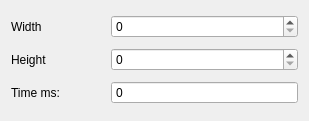
<?xml version="1.0" encoding="UTF-8"?>
<ui version="4.0">
 <class>ScaleImageForm</class>
 <widget class="QWidget" name="ScaleImageForm">
  <property name="geometry">
   <rect>
    <x>0</x>
    <y>0</y>
    <width>309</width>
    <height>121</height>
   </rect>
  </property>
  <property name="windowTitle">
   <string>Form</string>
  </property>
  <layout class="QGridLayout" name="gridLayout" columnstretch="1,2" rowminimumheight="1,1,1">
   <item row="0" column="1">
    <widget class="QSpinBox" name="widthSpinBox">
     <property name="maximum">
      <number>50000</number>
     </property>
    </widget>
   </item>
   <item row="1" column="0">
    <widget class="QLabel" name="label_3">
     <property name="text">
      <string>Height</string>
     </property>
    </widget>
   </item>
   <item row="1" column="1">
    <widget class="QSpinBox" name="heightSpinBox">
     <property name="maximum">
      <number>50000</number>
     </property>
    </widget>
   </item>
   <item row="2" column="0">
    <widget class="QLabel" name="label_6">
     <property name="text">
      <string>Time ms:</string>
     </property>
    </widget>
   </item>
   <item row="2" column="1">
    <widget class="QSpinBox" name="sb_time">
     <property name="readOnly">
      <bool>true</bool>
     </property>
     <property name="buttonSymbols">
      <enum>QAbstractSpinBox::NoButtons</enum>
     </property>
     <property name="maximum">
      <number>99999</number>
     </property>
    </widget>
   </item>
   <item row="0" column="0">
    <widget class="QLabel" name="label_2">
     <property name="text">
      <string>Width</string>
     </property>
    </widget>
   </item>
  </layout>
 </widget>
 <resources/>
 <connections/>
</ui>
